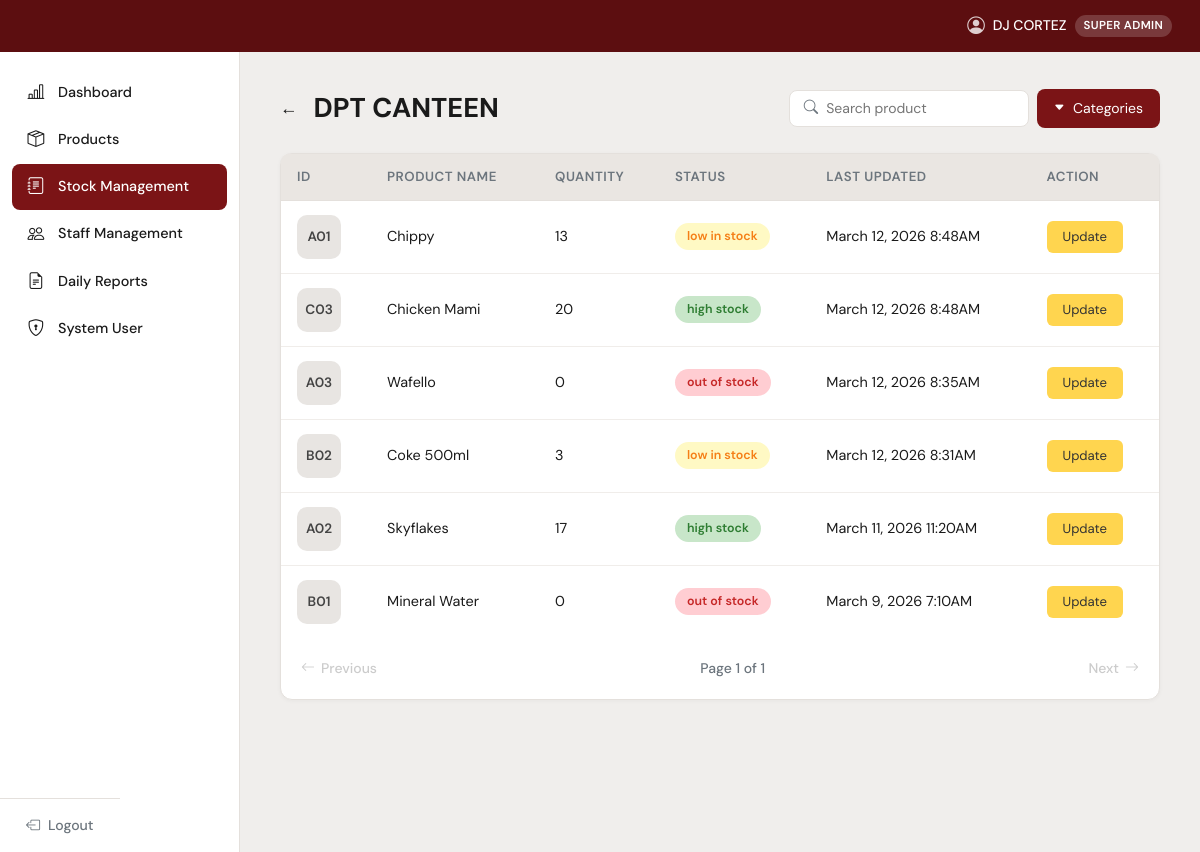
The page /stock_branch.php?branch=1 (signed in) on the database its author committed.
### tables this page shows
CREATE TABLE `branches` (
  `id` int(11) NOT NULL,
  `name` varchar(100) NOT NULL,
  `code` varchar(20) NOT NULL,
  `address` varchar(255) DEFAULT NULL
);

CREATE TABLE `stocks` (
  `id` int(11) NOT NULL,
  `product_id` int(11) NOT NULL,
  `branch_id` int(11) NOT NULL,
  `quantity` int(11) NOT NULL DEFAULT 0,
  `reorder_level` int(11) NOT NULL DEFAULT 0,
  `last_updated` timestamp NOT NULL DEFAULT current_timestamp() ON UPDATE current_timestamp()
);

CREATE TABLE `products` (
  `id` int(11) NOT NULL,
  `product_id` varchar(20) NOT NULL,
  `name` varchar(150) NOT NULL,
  `category_id` int(11) DEFAULT NULL,
  `cost_price` decimal(10,2) NOT NULL DEFAULT 0.00,
  `selling_price` decimal(10,2) NOT NULL DEFAULT 0.00,
  `created_at` timestamp NOT NULL DEFAULT current_timestamp()
);

### includes/config.php (called while the page is built, shortened)
<?php
function sanitize($data) {
    return htmlspecialchars(strip_tags(trim($data)));
}
?>

### stock_branch.php (the view, shortened to what this page needs)
<?php
require_once 'includes/config.php';
$db = getDB();
$bid = (int)($_GET['branch'] ?? 0);
$branch = $db->query("SELECT * FROM branches WHERE id=$bid")->fetch_assoc();
$per_page   = 8;
$page       = max(1, (int)($_GET['page'] ?? 1));
$offset     = ($page - 1) * $per_page;
$search     = sanitize($_GET['q'] ?? '');
$cat_filter = (int)($_GET['cat'] ?? 0);
$where = "WHERE s.branch_id=$bid";
$total = $db->query("SELECT COUNT(*) FROM stocks s JOIN products p ON p.id=s.product_id $where")->fetch_row()[0];
$pages = max(1, ceil($total / $per_page));
$stocks = $db->query("SELECT s.id, p.product_id, p.name, s.quantity, s.last_updated
    FROM stocks s
    JOIN products p ON p.id=s.product_id
    $where
    ORDER BY s.last_updated DESC
    LIMIT $per_page OFFSET $offset")->fetch_all(MYSQLI_ASSOC);
include 'includes/header.php';
?>
<div class="d-flex align-items-center justify-content-between mb-4">
    <div class="d-flex align-items-center gap-3">
        <a href="stock.php" style="color:var(--text-main);text-decoration:none;font-size:1.1rem;font-weight:600;">←</a>
        <div class="page-title mb-0"><?= strtoupper(htmlspecialchars($branch['name'])) ?></div>
    </div>
    <form method="GET" class="d-flex align-items-center gap-2">
        <div class="search-box">
            <i class="bi bi-search"></i>
            <input type="text" name="q" placeholder="Search product" value="<?= htmlspecialchars($search) ?>">
        </div>
        <div class="dropdown">
            <button class="btn btn-sm d-flex align-items-center gap-2"
                style="background:var(--maroon);color:#fff;border-radius:8px;padding:8px 16px;"
                type="button" data-bs-toggle="dropdown">
                <i class="bi bi-caret-down-fill" style="font-size:.7rem;"></i> Categories
            </button>
        </div>
    </form>
</div>
<div class="c-card">
    <div style="overflow-x:auto;">
    <table class="c-table">
        <thead>
            <tr>
                <th>ID</th>
                <th>Product Name</th>
                <th>Quantity</th>
                <th>Status</th>
                <th>Last Updated</th>
                <th>Action</th>
            </tr>
        </thead>
        <tbody>
            <?php if (empty($stocks)): ?>
            <tr><td colspan="6" class="text-center py-5 text-muted">No stock records found.</td></tr>
            <?php else: ?>
            <?php foreach ($stocks as $s):
                $qty = (int)$s['quantity'];
                if ($qty === 0)    { $cls = 'status-out';  $label = 'out of stock'; }
                elseif ($qty <= 15) { $cls = 'status-low';  $label = 'low in stock'; }
                else               { $cls = 'status-high'; $label = 'high stock'; }
            ?>
            <tr>
                <td><span class="id-badge"><?= htmlspecialchars($s['product_id']) ?></span></td>
                <td><?= htmlspecialchars($s['name']) ?></td>
                <td><?= $qty ?></td>
                <td><span class="status-pill <?= $cls ?>"><?= $label ?></span></td>
                <td><?= date('F j, Y g:iA', strtotime($s['last_updated'])) ?></td>
                <td>
                    <a href="update_stock.php?id=<?= $s['id'] ?>&back=<?= $bid ?>" class="btn btn-edit2 btn-sm">Update</a>
                </td>
            </tr>
            <?php endforeach; ?>
            <?php endif; ?>
        </tbody>
    </table>
    </div>
    <div class="c-pagination">
        <a href="?branch=<?= $bid ?>&page=<?= $page-1 ?>&q=<?= urlencode($search) ?>&cat=<?= $cat_filter ?>"
           class="<?= $page <= 1 ? 'disabled' : '' ?>">
            <i class="bi bi-arrow-left"></i> Previous
        </a>
        <span class="page-info">Page <?= $page ?> of <?= $pages ?></span>
        <a href="?branch=<?= $bid ?>&page=<?= $page+1 ?>&q=<?= urlencode($search) ?>&cat=<?= $cat_filter ?>"
           class="<?= $page >= $pages ? 'disabled' : '' ?>">
            Next <i class="bi bi-arrow-right"></i>
        </a>
    </div>
</div>
<?php include 'includes/footer.php'; ?>

### includes/header.php (style rules this page uses)
:root { --maroon: #7B1416; --maroon-dark: #5C0E10; --maroon-light: #A03030; --crimson: #C1375A; --bg-body: #F0EEEC; --sidebar-w: 240px; --header-h: 52px; --text-main: #1a1a1a; --text-muted: #6c757d; --card-bg: #FFFFFF; --border: #E4E0DC; --tbl-header: #EAE6E2; }
*, *::before, *::after { box-sizing: border-box; margin: 0; padding: 0; }
body { font-family: 'DM Sans', sans-serif; background: var(--bg-body); color: var(--text-main); min-height: 100vh; }
.page-title { font-size: 1.7rem; font-weight: 700; margin-bottom: 4px; }
.c-card { background: var(--card-bg); border-radius: 12px; border: 1px solid var(--border); box-shadow: 0 1px 4px rgba(0,0,0,.04); }
.c-table { width: 100%; border-collapse: separate; border-spacing: 0; }
.c-table thead th { background: var(--tbl-header); padding: 13px 16px; font-size: .83rem; font-weight: 600; color: var(--text-muted); text-transform: uppercase; letter-spacing: .04em; border-bottom: 1px solid var(--border); }
.c-table thead th:first-child { border-radius: 8px 0 0 0; }
.c-table thead th:last-child { border-radius: 0 8px 0 0; }
.c-table tbody td { padding: 14px 16px; font-size: .9rem; border-bottom: 1px solid #F0EDEA; vertical-align: middle; }
.c-table tbody tr:last-child td { border-bottom: none; }
.id-badge { display: inline-flex; align-items: center; justify-content: center; width: 44px; height: 44px; border-radius: 10px; background: #E8E5E2; font-size: .85rem; font-weight: 600; color: #444; }
.btn-edit2 { background: #FFD54F; color: #333; border: none; border-radius: 6px; padding: 6px 16px; font-size: .82rem; }
.status-pill { display: inline-flex; align-items: center; padding: 4px 12px; border-radius: 20px; font-size: .78rem; font-weight: 600; gap: 6px; }
.status-out { background: #FFCDD2; color: #C62828; }
.status-low { background: #FFF9C4; color: #F57F17; }
.status-high { background: #C8E6C9; color: #2E7D32; }
.search-box { display: flex; align-items: center; gap: 8px; border: 1.5px solid var(--border); border-radius: 8px; padding: 7px 14px; background: #fff; width: 240px; }
.search-box input { border: none; outline: none; background: transparent; font-size: .875rem; width: 100%; color: var(--text-main); }
.search-box i { color: var(--text-muted); font-size: .9rem; }
.c-pagination { display: flex; align-items: center; justify-content: space-between; padding: 16px 20px; }
.c-pagination .page-info { font-size: .875rem; color: var(--text-muted); font-weight: 500; }
.c-pagination a { display: flex; align-items: center; gap: 6px; font-size: .875rem; font-weight: 500; color: var(--text-main); text-decoration: none; padding: 4px 0; }
.c-pagination a.disabled { color: #ccc; pointer-events: none; }

### rows shown on the page
branches: name "DPT CANTEEN"
stocks: product.product_id "A01", product.name "Chippy", quantity "13", quantity "low in stock", last_updated "March 12, 2026 8:48AM"
stocks: product.product_id "C03", product.name "Chicken Mami", quantity "20", quantity "high stock", last_updated "March 12, 2026 8:48AM"
stocks: product.product_id "A03", product.name "Wafello", quantity "0", quantity "out of stock", last_updated "March 12, 2026 8:35AM"
stocks: product.product_id "B02", product.name "Coke 500ml", quantity "3", quantity "low in stock", last_updated "March 12, 2026 8:31AM"
stocks: product.product_id "A02", product.name "Skyflakes", quantity "17", quantity "high stock", last_updated "March 11, 2026 11:20AM"
stocks: product.product_id "B01", product.name "Mineral Water", quantity "0", quantity "out of stock", last_updated "March 9, 2026 7:10AM"

### other values the page prints
$_SESSION['full_name'] "DJ CORTEZ"
roleBadge($_role) "SUPER ADMIN"
$page "1"
$pages "1"
